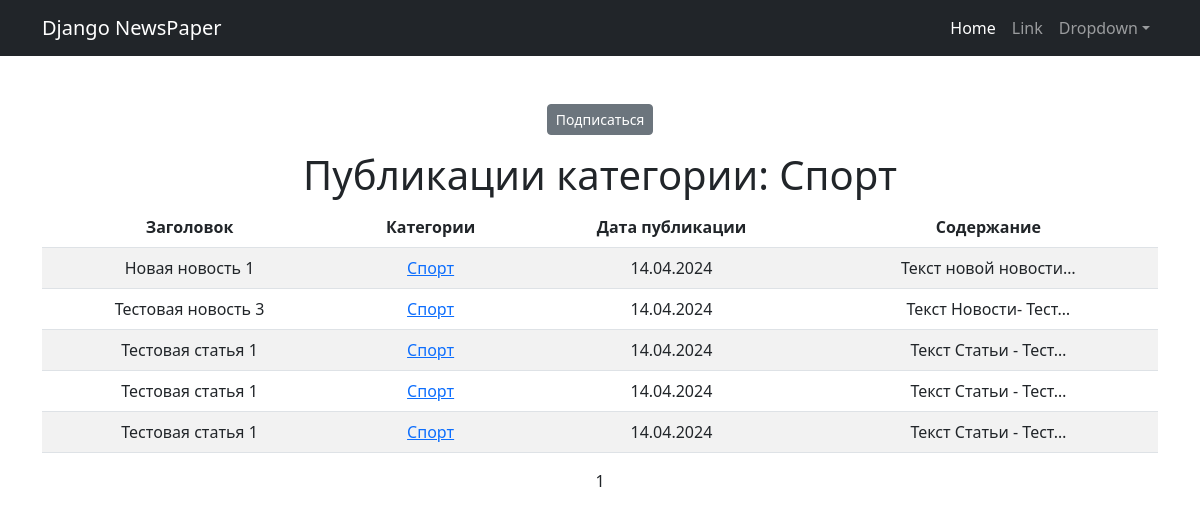
The app's page /categories/1, older data.
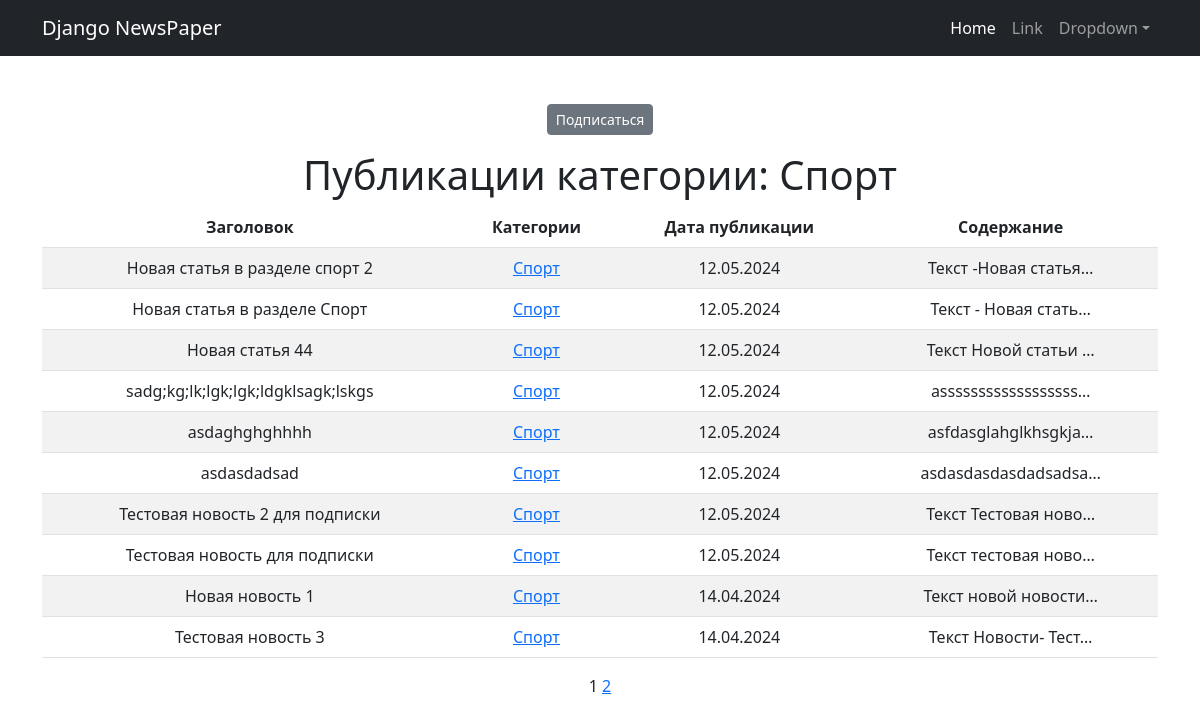
The same page, newer data.
### news/models.py (models this page shows, shortened)
class Post (models.Model):
    author = models.ForeignKey(Author, on_delete=models.CASCADE, verbose_name='Автор')
    category_type = models.CharField(max_length=2, choices=post_type, default=article, verbose_name='Тип')
    creation_date = models.DateTimeField(auto_now_add=True, verbose_name='Дата создания')
    post_category = models.ManyToManyField('Category', through='PostCategory')
    title = models.CharField(max_length=128, verbose_name='Заголовок')
    text = models.TextField(verbose_name='Текст')
    rating = models.IntegerField(default=0, verbose_name='Рейтинг')

class Category (models.Model):
    category_name = models.CharField(max_length=64, unique=True)
    subscribers = models.ManyToManyField(User, blank=True, null=True, related_name='categories')
    def __str__(self):
        return self.category_name

### news/views.py (the view)
# urls.py: path('categories/<int:pk>', CategoryList.as_view(), name='category_list'),
class CategoryList(PostList):
    model = Post
    template_name = 'category_list.html'
    context_object_name = 'category_news_list'
    def get_queryset(self):
        self.post_category = get_object_or_404(Category, id=self.kwargs['pk'])
        queryset = Post.objects.filter(post_category=self.post_category).order_by('-creation_date')
        return queryset
    def get_context_data(self, **kwargs):
        context = super().get_context_data(**kwargs)
        context['is_not_subscriber'] = self.request.user not in self.post_category.subscribers.all()
        context['category'] = self.post_category
        return context

### news/templatetags/custom_filters.py (called while the page is built)
@register.filter()
def censor(value):
    for word in censored_word:
        if word.lower() in value.lower():
            value = value.replace(word[1:], '*' * len(word))
    return value

### templates/category_list.html (shortened to what this page needs)
{% extends 'flatpages/default.html' %}
{% load custom_filters %}
{% block content %}
    {% if is_not_subscriber %}
        <p class="text-center"><a href = "{% url 'subscribe' category.id%}" class="btn btn-secondary btn-sm">Подписаться</a></p>
    {% endif %}
    {% if category_news_list %}
        <h1>Публикации категории: {{ category }}</h1>
        <table class="table table-striped table-hover">
            <thead>
                <th scope="col">Заголовок</th>
                <th scope="col">Категории</th>
                <th scope="col">Дата публикации</th>
                <th scope="col">Содержание</th>
            </thead>
            {% for post in category_news_list %}
                <tr>
                    <td>{{ post.title|censor}}</td>
                    <td>
                        {% for category in post.post_category.all %}
                            <a href="{% url 'category_list' category.id %}">{{ category }}</a>
                        {% endfor %}
                    </td>
                    <td>{{ post.creation_date|date:'d.m.Y' }}</td>
                    <td>{{ post.text|truncatechars:20|censor}}</td>
                </tr>
            {% endfor %}
        </table>
    {% else %}
        <h2>Публикации отсутствуют</h2>
    {% endif %}
   {{ page_obj.number }}
   {% if page_obj.has_next %}
       <a href="?page={{ page_obj.next_page_number }}">{{ page_obj.next_page_number }}</a>
   {% endif %}
{% endblock content %}

Row changes from the older to the newer data that the page shows:
no longer on this page (row unchanged): Post: title|censor "Тестовая статья 1", creation_date "14.04.2024", text|censor "Текст Статьи - Тест…", Category (category_name "Спорт")
no longer on this page (row unchanged): Post: title|censor "Тестовая статья 1", creation_date "14.04.2024", text|censor "Текст Статьи - Тест…", Category (category_name "Спорт")
no longer on this page (row unchanged): Post: title|censor "Тестовая статья 1", creation_date "14.04.2024", text|censor "Текст Статьи - Тест…", Category (category_name "Спорт")
added Post: title|censor "Новая статья в разделе спорт 2", creation_date "12.05.2024", text|censor "Текст -Новая статья…", Category (category_name "Спорт")
added Post: title|censor "Новая статья в разделе Спорт", creation_date "12.05.2024", text|censor "Текст - Новая стать…", Category (category_name "Спорт")
added Post: title|censor "Новая статья 44", creation_date "12.05.2024", text|censor "Текст Новой статьи …", Category (category_name "Спорт")
added Post: title|censor "sadg;kg;lk;lgk;lgk;ldgklsagk;lskgs", creation_date "12.05.2024", text|censor "assssssssssssssssss…", Category (category_name "Спорт")
added Post: title|censor "asdaghghghhhh", creation_date "12.05.2024", text|censor "asfdasglahglkhsgkja…", Category (category_name "Спорт")
added Post: title|censor "asdasdadsad", creation_date "12.05.2024", text|censor "asdasdasdasdadsadsa…", Category (category_name "Спорт")
added Post: title|censor "Тестовая новость 2 для подписки", creation_date "12.05.2024", text|censor "Текст Тестовая ново…", Category (category_name "Спорт")
added Post: title|censor "Тестовая новость для подписки", creation_date "12.05.2024", text|censor "Текст тестовая ново…", Category (category_name "Спорт")
Text that changed along with them:
{{ page_obj.next_page_number }}: (not shown) → "2"
